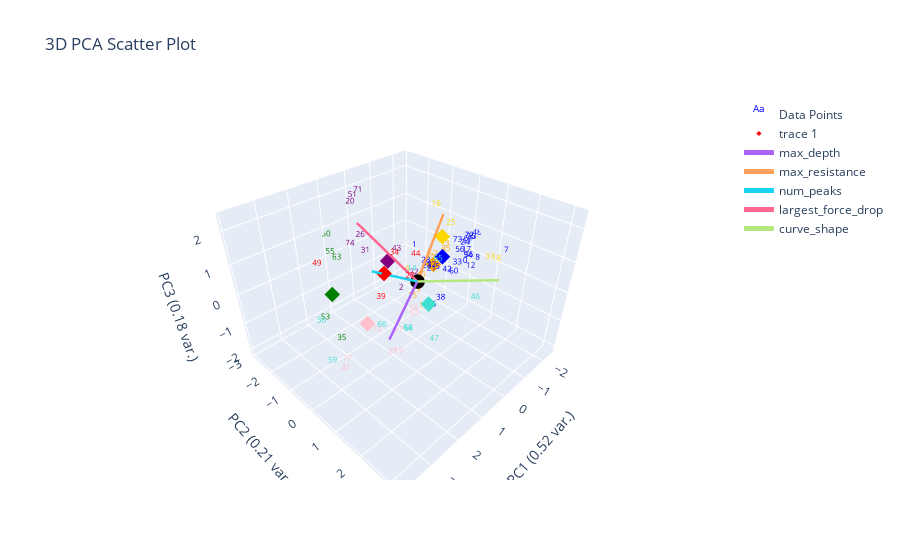

Source (notebook cell):
### Markdown cell above
# Marion's Centroid Clustering

### Code cell
def find_marions_labels_means(marions_labeled_data: pd.DataFrame) -> pd.DataFrame:
    # remove non-important cols
    marions_labeled_data = marions_labeled_data.copy()
    numerical_data = plotting.extract_numerical_features(marions_labeled_data)
    marions_labeled_data['encoded'], uniques = pd.factorize(marions_labeled_data['marions_ylabels'])
    label_centroids = []
    for label_num, label_name in enumerate(uniques):
        label_features = numerical_data[marions_labeled_data['encoded'] == label_num]
        label_centroid = label_features.mean(axis=0).tolist() # drop cols for mean calculation
        label_centroid.extend([label_name, label_num])

        label_centroids.append(label_centroid)
    return_cols = numerical_data.columns.tolist()
    return_cols.extend(['marions_ylabels', 'encoded'])
    return pd.DataFrame(data=label_centroids, columns=return_cols)

def euclidean_distance(x: pd.Series, y: pd.Series) -> float:
    return math.sqrt(((y - x) ** 2).sum())

def find_closest_centroid(unlabeled_data_df:pd.DataFrame, marions_centroids:pd.DataFrame) -> pd.DataFrame:
    unlabeled_data_df = unlabeled_data_df.copy()
    unlabeled_data_df = plotting.extract_numerical_features(unlabeled_data_df)
    
    psuedo_label_list = []
    psuedo_label_num_list = []
    unlabeled_data_df = unlabeled_data_df.copy()
    for i, depth_res_curve in unlabeled_data_df.iterrows():
        min_distance = float('inf')
        min_distance_label = ''
        min_distance_label_num = 0
        for j, marions_label_mean in marions_centroids.iterrows():
            curve_to_label_mean_distance = euclidean_distance(depth_res_curve, marions_label_mean)
            if curve_to_label_mean_distance < min_distance:
                min_distance = curve_to_label_mean_distance
                min_distance_label = marions_label_mean['marions_ylabels']
                min_distance_label_num = j
        psuedo_label_list.append(min_distance_label)
        psuedo_label_num_list.append(min_distance_label_num)
    unlabeled_data_df['marions_pseudo_labels'] = psuedo_label_list
    unlabeled_data_df['encoded'] = psuedo_label_num_list
    return unlabeled_data_df

marions_label_centroids = find_marions_labels_means(marions_labeled_data)
psuedo_labeled_data = find_closest_centroid(data_features_df, marions_label_centroids)

# plotting.pca_analysis(psuedo_labeled_data)
plotting.plot_pca(psuedo_labeled_data, psuedo_labeled_data['encoded'], 3, 
    graph_title='marions_psuedo_labels', kmeans_centroids=marions_label_centroids)
plotting.plot_clusters_seperately(psuedo_labeled_data['encoded'], psuedo_labeled_data.index, 
                                  depth_resist_curve_df_list, data_features_df, cluster_category_names=marions_label_centroids['marions_ylabels'].tolist())

### Figure 1 — Plotly figure (JSON) as saved in the notebook; plotly's stock layout.template omitted (floating-point values rounded to 4 significant figures)
{"data": [{"mode": "text", "name": "Data Points", "text": ["0", "1", "2", "3", "4", "5", "6", "7", "8", "9", "10", "11", "12", "13", "14", "15", "16", "17", "18", "19", "20", "21", "22", "23", "24", "25", "26", "27", "28", "29", "30", "31", "32", "33", "34", "35", "36", "37", "38", "39", "40", "41", "42", "43", "44", "45", "46", "47", "48", "49", "50", "51", "52", "53", "54", "55", "56", "57", "58", "59", "60", "61", "62", "63", "64", "65", "66", "67", "68", "69", "70", "71", "72", "73", "74", "75", "76", "77"], "textfont": {"color": ["blue", "blue", "purple", "blue", "red", "blue", "orange", "blue", "blue", "orange", "orange", "blue", "blue", "orange", "turquoise", "orange", "gold", "blue", "gold", "pink", "purple", "blue", "purple", "blue", "blue", "gold", "purple", "red", "blue", "pink", "turquoise", "purple", "blue", "blue", "red", "green", "blue", "gold", "blue", "red", "orange", "pink", "blue", "purple", "red", "orange", "turquoise", "turquoise", "blue", "red", "green", "purple", "orange", "green", "blue", "green", "blue", "pink", "pink", "turquoise", "blue", "blue", "orange", "green", "turquoise", "turquoise", "turquoise", "orange", "turquoise", "pink", "pink", "purple", "blue", "blue", "purple", "blue", "blue", "pink"], "size": 8}, "type": "scatter3d", "x": [-1.233, -0.7734, 0.07805, -2.31, 1.74, -0.9559, -1.198, -1.772, -1.53, -0.377, -0.2349, -2.14, -1.183, -1.995, 1.275, -0.4026, -1.451, -1.868, -1.098, 1.182, 0.5963, -0.733, -0.2477, -0.7311, -2.154, -1.327, 1.137, 0.7081, -0.4433, 1.667, 3.803, 0.8954, -0.8618, -1.292, 1.048, 2.997, -1.333, -1.005, -0.1835, 1.956, -0.8069, 3.259, -0.8456, 0.3595, 0.821, -1.649, 1.623, 1.435, -2.382, 2.88, 1.057, 1.203, -1.495, 2.631, -1.809, 1.333, -1.647, 0.6285, -0.07713, 3.86, -0.9216, -2.277, -0.8036, 1.538, 1.173, 0.5964, 1.998, -1.648, 1.272, 0.0497, 1.761, 0.6385, -2.338, -1.506, 1.407, -2.339, -0.3077, 3.078], "y": [0.76, -0.8841, -0.5916, 0.2406, 0.3841, -0.04468, -1.581, 1.746, 0.9808, -0.2961, 0.07943, 0.08934, 1.013, -0.6487, 1.007, -0.5607, -0.6339, 0.3177, 1.881, 0.4197, -2.155, -0.1261, -0.3689, -0.2933, 0.02188, 0.05704, -1.111, 0.3863, -0.08345, 0.6776, 0.635, -1.25, -0.2137, 0.4356, 0.1492, 0.1906, 0.7971, 1.725, 0.7763, 0.5826, -0.5914, 0.5673, 0.4137, -0.4924, 0.6921, -0.3374, 3.168, 1.955, 0.2718, -0.7138, -2.862, -1.277, -0.8083, -1.019, 0.4353, -2.347, 0.2262, -0.1538, -0.1979, 0.9722, 0.6129, 0.03028, -2.33, -1.744, 0.8098, 1.252, 0.6327, -0.8315, 0.8733, -0.009247, 0.1418, -1.745, 0.03224, 0.2135, -1.243, 0.09649, 0.3427, 0.4513], "z": [0.1447, 0.1882, -0.8515, 0.3157, 0.8553, -0.3172, -1.241, 0.7051, 0.2263, -1.011, -1.374, 0.1486, 0.1139, -0.186, 1.179, -1.402, 1.429, 0.06011, 0.7898, -2.086, 1.684, -0.3097, -0.326, -0.3003, 0.07967, 1.106, 1.226, 0.3742, 0.1357, -1.584, 0.8045, 0.5526, -0.2811, -0.08133, 1.165, -0.5339, 0.3249, 0.8218, -0.6345, 0.4452, -0.8159, -1.153, -0.1366, 0.7128, 1.268, -0.0962, 1.656, -0.4241, 0.4341, 1.275, 0.5064, 2.373, -0.5564, -0.7745, -0.07607, 0.2222, 0.1148, -1.941, -1.534, -0.165, -0.1481, 0.1672, -1.576, 0.3845, -0.9581, 1.269, -0.4272, -0.5121, -0.8342, -1.533, -1.047, 2.188, 0.2638, 0.5153, 1.006, 0.2361, -1.197, -1.042]}, {"marker": {"color": ["red", "gold", "blue", "green", "purple", "pink", "turquoise", "orange"], "size": 4, "symbol": "diamond"}, "mode": "markers", "type": "scatter3d", "x": [1.185, -1.15, -1.143, 2.056, 0.5785, 1.228, 1.406, -1.648], "y": [-0.1205, -0.1088, -0.05893, -1.358, -0.6217, -0.8814, 1.684, -0.8315], "z": [0.7729, 0.9886, 0.3254, -0.1044, 0.6834, -1.364, 0.8324, -0.5121]}, {"marker": {"color": "black", "size": 5}, "mode": "markers", "name": "Origin", "showlegend": false, "type": "scatter3d", "x": [0], "y": [0], "z": [0]}, {"line": {"width": 5}, "mode": "lines+text", "name": "max_depth", "textposition": "top center", "type": "scatter3d", "x": [0, 1.671], "y": [0, 0.5602], "z": [0, -0.8414]}, {"line": {"width": 5}, "mode": "lines+text", "name": "max_resistance", "textposition": "top center", "type": "scatter3d", "x": [0, -1.573], "y": [0, -0.4633], "z": [0, 1.441]}, {"line": {"width": 5}, "mode": "lines+text", "name": "num_peaks", "textposition": "top center", "type": "scatter3d", "x": [0, 1.54], "y": [0, -0.1927], "z": [0, 0.9662]}, {"line": {"width": 5}, "mode": "lines+text", "name": "largest_force_drop", "textposition": "top center", "type": "scatter3d", "x": [0, 1.165], "y": [0, -1.154], "z": [0, 1.885]}, {"line": {"width": 5}, "mode": "lines+text", "name": "curve_shape", "textposition": "top center", "type": "scatter3d", "x": [0, -0.008738], "y": [0, 2.665], "z": [0, 1.314]}], "layout": {"autosize": true, "scene": {"xaxis": {"title": {"text": "PC1 (0.52 var.)"}}, "yaxis": {"title": {"text": "PC2 (0.21 var.)"}}, "zaxis": {"title": {"text": "PC3 (0.18 var.)"}}}, "title": {"text": "3D PCA Scatter Plot"}}}
